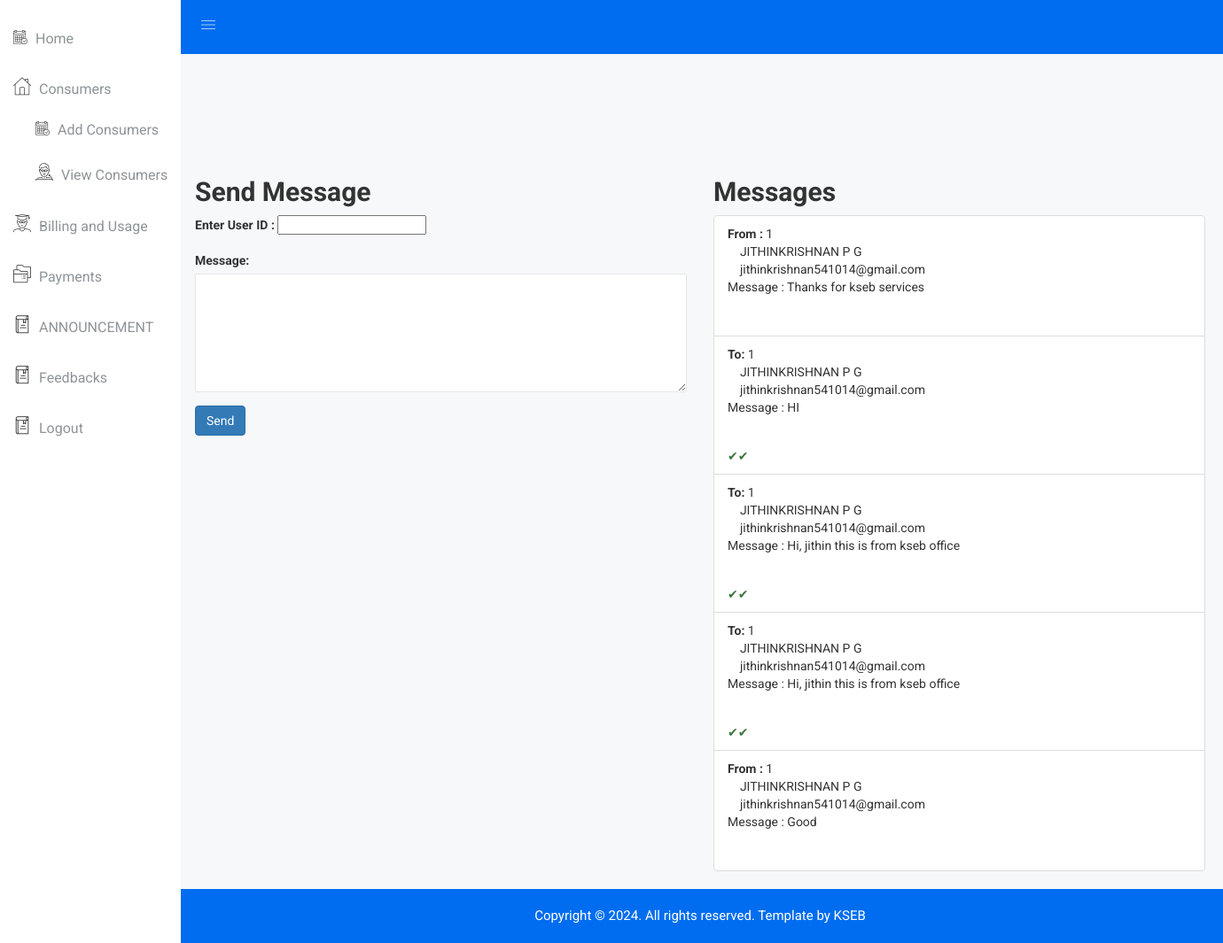
Screenshot of /KSEB/Feedback (signed in) with the database file from the repository.
### Admin/models.py (models this page shows, shortened)
class Feedback(models.Model):
    user=models.ForeignKey(ElectricityConsumer,on_delete=models.CASCADE)
    authority=models.IntegerField()###  Admin --> 1 or office -->2
    msg=models.CharField(max_length=250)
    view_sts=models.IntegerField() #### opposite side viewed or not
    direction=models.IntegerField() ### admin or office --> user stats is 1 and user --> admin or office sts is 2

class ElectricityConsumer(models.Model):
    id=models.AutoField(primary_key=True)
    name = models.CharField(max_length=100)
    address = models.CharField(max_length=200)
    connection_number = models.CharField(max_length=20, unique=True)
    phone_number = models.CharField(max_length=15)
    email = models.EmailField(blank=True, null=True)
    office_id=models.ForeignKey(KSEBOffice,on_delete=models.CASCADE)
    connection_date = models.DateField(auto_now_add=True)
    status=models.IntegerField()
    lastupdate=models.DateTimeField(auto_now=True)
    password=models.CharField(max_length=26)

### KSEB/views.py (the view, shortened to what this page needs)
# urls.py: path('Feedback',views.Feedback1,name="Feedback")
def Feedback1(request):
    office=request.session["id"]
    office=KSEBOffice.objects.get(id=office)
    list1=[]
    received_messages_to_update = Feedback.objects.filter(authority=2, direction=2)
    for i in received_messages_to_update:
        if i.user.office_id.id==request.session["id"]:
            i.view_sts=1
            i.save()
    received_messages_to_update = Feedback.objects.filter(authority=2).order_by('-id')
    for i in received_messages_to_update:
        if i.user.office_id.id==request.session["id"]:
            list1.append(i)
    return render(request, 'KSEB/Feedback.html',{"data":list1})

### templates/KSEB/Feedback.html (shortened to what this page needs)
{% extends "KSEB/index.html" %}
{% block content %}
<div class="container mt-5">
    <div class="row">
        <div class="col-md-6">
            <h2>Send Message</h2>
            <form action="{% url 'KSEB:Feedback' %}" method="POST">
                <div class="form-group">
                    <label for="user">Enter User ID :</label>
                        <input type="text" id="user" name="user">
                </div>
                <div class="form-group">
                    <label for="msg">Message:</label>
                    <textarea class="form-control" id="msg" name="msg" rows="3"></textarea>
                </div>
                <button type="submit" class="btn btn-primary">Send</button>
            </form>
        </div>
        <div class="col-md-6">
            <h2> Messages</h2>
            <ul class="list-group">
                {% for i in data %}
                <li class="list-group-item">
                    {% if i.direction == 1 %}
                    <strong>To:</strong> {{ i.user.id }} <br> &nbsp;&nbsp;&nbsp; {{ i.user.name }}
                    <br> &nbsp;&nbsp;&nbsp; {{ i.user.email }}
                    {% else %}
                    <strong>From :</strong> {{ i.user.id }} <br> &nbsp;&nbsp;&nbsp; {{ i.user.name }}
                    <br> &nbsp;&nbsp;&nbsp; {{ i.user.email }}
                    {% endif %}
                    <p>Message : {{ i.msg }} </p>
                    <br>
                    {% if i.direction == 1 %}
                    {% if i.view_sts %}
                    <span class="text-success">&#10004;&#10004;</span>
                    {% else %}
                    <span class="text-muted">&#10004;</span>
                    {% endif %}
                    {% endif %}
                </li>
            {% endfor %}
            </ul>
        </div>
    </div>
</div>
{% endblock %}

### templates/KSEB/index.html (shortened to what this page needs)
{% load static %}
<!doctype html>
<html class="no-js" lang="en">
<head>
    <link rel="stylesheet" href="{% static 'css/bootstrap.min.css' %}">
    <link rel="stylesheet" href="{% static 'css/font-awesome.min.css' %}">
    <link rel="stylesheet" href="{% static 'css/owl.carousel.css' %}">
    <link rel="stylesheet" href="{% static 'css/owl.theme.css' %}">
    <link rel="stylesheet" href="{% static 'css/owl.transitions.css' %}">
    <link rel="stylesheet" href="{% static 'css/animate.css' %}">
    <link rel="stylesheet" href="{% static 'css/normalize.css' %}">
    <link rel="stylesheet" href="{% static 'css/meanmenu.min.css' %}">
    <link rel="stylesheet" href="{% static 'css/main.css' %}">
    <link rel="stylesheet" href="{% static 'css/educate-custon-icon.css' %}">
    <link rel="stylesheet" href="{% static 'css/morrisjs/morris.css' %}">
    <link rel="stylesheet" href="{% static 'css/scrollbar/jquery.mCustomScrollbar.min.css' %}">
    <link rel="stylesheet" href="{% static 'css/metisMenu/metisMenu.min.css' %}">
    <link rel="stylesheet" href="{% static 'css/metisMenu/metisMenu-vertical.css' %}">
    <link rel="stylesheet" href="{% static 'css/calendar/fullcalendar.min.css' %}">
    <link rel="stylesheet" href="{% static 'css/calendar/fullcalendar.print.min.css' %}">
    <link rel="stylesheet" href="{% static 'style.css' %}">
    <link rel="stylesheet" href="{% static 'css/responsive.css' %}">
</head>
<body>
    <div class="left-sidebar-pro">
        <nav id="sidebar" class="">
            <div class="sidebar-header">
            </div>
            <div class="left-custom-menu-adp-wrap comment-scrollbar">
                <nav class="sidebar-nav left-sidebar-menu-pro">
                    <ul class="metismenu" id="menu1">
                        <li>
                            <a title="Landing Page" href="{% url 'KSEB:home' %}" aria-expanded="false"><span class="educate-icon educate-event icon-wrap sub-icon-mg" aria-hidden="true"></span> <span class="mini-click-non">Home</span></a>
                        </li>
                        <li class="active">
                          <a class="" href="#">
                 <span class="educate-icon educate-home icon-wrap"></span>
                 <span class="mini-click-non">Consumers</span>
              </a>
              <UL>
              <li>
                <a title="Landing Page" href="{% url 'KSEB:addconsumers' %}" aria-expanded="false"><span class="educate-icon educate-event icon-wrap sub-icon-mg" aria-hidden="true"></span> <span class="mini-click-non">Add Consumers</span></a>
            </li>
            <li>
                <a class="" href="{% url 'KSEB:viewconsumers' %}" aria-expanded="false"><span class="educate-icon educate-professor icon-wrap"></span> <span class="mini-click-non">View Consumers</span></a>
            </li>
          </UL>
                        </li>
                        <li>
                            <a class="" href="{% url 'KSEB:Usage' %}" aria-expanded="false"><span class="educate-icon educate-student icon-wrap"></span> <span class="mini-click-non">Billing and Usage</span></a>
                        </li>
                        <li>
                            <a class="" href="{% url 'KSEB:Payments' %}" aria-expanded="false"><span class="educate-icon educate-course icon-wrap"></span> <span class="mini-click-non">Payments </span></a>
                        </li>
                        <li>
                          <a class="" href="{% url 'KSEB:ANNOUNCEMENT' %}" aria-expanded="false"><span class="educate-icon educate-library icon-wrap"></span> <span class="mini-click-non">ANNOUNCEMENT</span></a>
                      </li>
                        <li>
                            <a class="" href="{% url 'KSEB:Feedback' %}" aria-expanded="false"><span class="educate-icon educate-library icon-wrap"></span> <span class="mini-click-non">Feedbacks</span></a>
                        </li>
                        <li>
                          <a class="" href="{% url 'Guest:home' %}" aria-expanded="false"><span class="educate-icon educate-library icon-wrap"></span> <span class="mini-click-non">Logout</span></a>
                      </li>
                    </ul>
                </nav>
            </div>
        </nav>
    </div>
    <div class="all-content-wrapper">
        <div class="container-fluid">
            <div class="row">
                <div class="col-lg-12 col-md-12 col-sm-12 col-xs-12">
                    <div class="logo-pro">
                        <a href="index.html"><img class="main-logo" src="{% static 'img/logo/logo.png' %}" alt="" /></a>
                    </div>
                </div>
            </div>
        </div>
        <div class="header-advance-area">
            <div class="header-top-area">
                <div class="container-fluid">
                    <div class="row">
                        <div class="col-lg-12 col-md-12 col-sm-12 col-xs-12">
                            <div class="header-top-wraper">
                                <div class="row">
                                    <div class="col-lg-1 col-md-0 col-sm-1 col-xs-12">
                                        <div class="menu-switcher-pro">
                                            <button type="button" id="sidebarCollapse" class="btn bar-button-pro header-drl-controller-btn btn-info navbar-btn">
													<i class="educate-icon educate-nav"></i>
												</button>
                                        </div>
                                    </div>
                                    <div class="col-lg-5 col-md-5 col-sm-12 col-xs-12">
                                    </div>
                                </div>
                            </div>
                        </div>
                    </div>
                </div>
            </div>
<br><br><br><br><br><br><br>
            {% block content %}
            {% endblock %}
        <div class="footer-copyright-area">
            <div class="container-fluid">
                <div class="row">
                    <div class="col-lg-12">
                        <div class="footer-copy-right">
                          <p>Copyright © 2024. All rights reserved. Template by <a href="">KSEB</a></p>                        </div>
                    </div>
                </div>
            </div>
        </div>
    </div>
</body>
</html>

### static/css/main.css (style rules this page uses)
html { color: #222; font-size: 1em; line-height: 1.4; }
textarea { resize: vertical; }

### static/css/metisMenu/metisMenu-vertical.css (style rules this page uses)
.sidebar-nav { background: #fff; }
.sidebar-nav ul { padding: 0; margin: 0; list-style: none; background: #f5f5f5; }
.sidebar-nav .metismenu { background: #fff; display: -webkit-box; display: -ms-flexbox; display: flex; -webkit-box-orient: vertical; -webkit-box-direction: normal; -ms-flex-direction: column; flex-direction: column; }
.sidebar-nav .metismenu li + li { margin-top: 5px; }
.sidebar-nav .metismenu li:last-child { margin-bottom: 5px; }
.sidebar-nav .metismenu > li { display: -webkit-box; display: -ms-flexbox; display: flex; -webkit-box-orient: vertical; -webkit-box-direction: normal; -ms-flex-direction: column; flex-direction: column; position: relative; }
.sidebar-nav .metismenu a { position: relative; display: block; padding: 13px 15px; color: #444; outline-width: 0; transition: all .3s ease-out; font-size:16px; font-weight:400; }
.sidebar-nav .metismenu ul a { padding: 10px 15px 10px 40px; }
.sidebar-nav .metismenu li .icon-wrap { margin-right:5px; font-size:20px; color:#303030; }
.sidebar-nav .metismenu li .sub-icon-mg { margin-right:5px; font-size:16px; }

### rows the page displays
Feedback: user.id "1", user.name "JITHINKRISHNAN P G", user.email "jithinkrishnan541014@gmail.com", msg "Thanks for kseb services"
Feedback: user.id "1", user.name "JITHINKRISHNAN P G", user.email "jithinkrishnan541014@gmail.com", msg "HI"
Feedback: user.id "1", user.name "JITHINKRISHNAN P G", user.email "jithinkrishnan541014@gmail.com", msg "Hi, jithin this is from kseb office"
Feedback: user.id "1", user.name "JITHINKRISHNAN P G", user.email "jithinkrishnan541014@gmail.com", msg "Hi, jithin this is from kseb office"
Feedback: user.id "1", user.name "JITHINKRISHNAN P G", user.email "jithinkrishnan541014@gmail.com", msg "Good"
